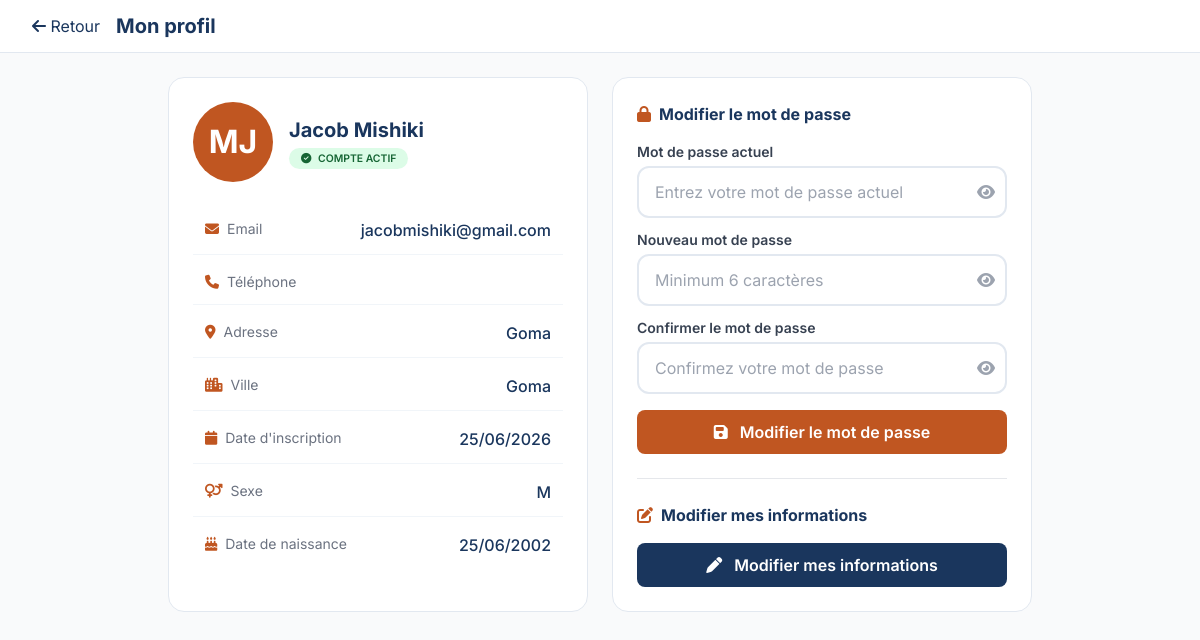
/Pages/Client/Profil/index.php (signed in), run on the app's committed database.
### tables this page shows
CREATE TABLE `client` (
  `idClient` int(11) NOT NULL,
  `nom` varchar(100) NOT NULL,
  `prenom` varchar(100) NOT NULL,
  `adresse` varchar(255) NOT NULL,
  `codePostal` varchar(20) DEFAULT NULL,
  `ville` varchar(100) DEFAULT NULL,
  `pays` varchar(50) DEFAULT 'Congo',
  `email` varchar(100) NOT NULL,
  `motDePasse` varchar(255) NOT NULL,
  `Telephone` varchar(20) NOT NULL,
  `Telephone2` varchar(20) DEFAULT NULL,
  `dateInscription` datetime DEFAULT current_timestamp(),
  `dateNaissance` date DEFAULT NULL,
  `sexe` enum('M','F','Autre') DEFAULT NULL,
  `numeroIdentite` varchar(50) DEFAULT NULL,
  `typeIdentite` varchar(50) DEFAULT NULL,
  `statut` enum('actif','inactif','suspendu') DEFAULT 'actif',
  `dateCreation` timestamp NOT NULL DEFAULT current_timestamp(),
  `dateModification` timestamp NOT NULL DEFAULT current_timestamp() ON UPDATE current_timestamp()
);

### Classes/Database.php (called while the page is built)
<?php
class Database {
    private static $instance = null;
    private $connection;
    private $host = 'localhost';
    private $dbname = 'gestion_compteurs';
    private $username = 'root';
    private $password = '';
    private function __construct() {
        try {
            $this->connection = new PDO(
                "mysql:host={$this->host};dbname={$this->dbname};charset=utf8",
                $this->username,
                $this->password,
                [
                    PDO::ATTR_ERRMODE => PDO::ERRMODE_EXCEPTION,
                    PDO::ATTR_DEFAULT_FETCH_MODE => PDO::FETCH_ASSOC,
                    PDO::ATTR_EMULATE_PREPARES => false
                ]
            );
        } catch (PDOException $e) {
            die("Erreur de connexion à la base de données: " . $e->getMessage());
        }
    }
    public static function getInstance() {
        if (self::$instance === null) {
            self::$instance = new self();
        }
        return self::$instance;
    }
    public function getConnection() {
        return $this->connection;
    }
}
?>

### Classes/Client.php (called while the page is built, shortened)
<?php
require_once __DIR__ . '/Database.php';
class Client {
    private $db;
    private $nom;
    private $prenom;
    private $adresse;
    private $ville;
    private $email;
    private $dateInscription;
    private $dateNaissance;
    private $sexe;
    public function __construct() {
        $this->db = Database::getInstance()->getConnection();
    }
    private function hydrate($data) {
        $this->nom = $data['nom'] ?? null;
        $this->prenom = $data['prenom'] ?? null;
        $this->adresse = $data['adresse'] ?? null;
        $this->ville = $data['ville'] ?? null;
        $this->email = $data['email'] ?? null;
        $this->dateInscription = $data['dateInscription'] ?? null;
        $this->dateNaissance = $data['dateNaissance'] ?? null;
        $this->sexe = $data['sexe'] ?? null;
    }
    public function isLoggedIn() {
        return isset($_SESSION['client_id']) && isset($_SESSION['logged_in']) && $_SESSION['logged_in'] === true;
    }
    public function getLoggedInUser() {
        try {
            $stmt = $this->db->prepare("SELECT * FROM Client WHERE idClient = ?");
            $stmt->execute([$_SESSION['client_id']]);
            $data = $stmt->fetch();
            if ($data) {
                return $this;
            }
            return null;
        } catch (PDOException $e) {
            return null;
        }
    }
    public function getNom() { return $this->nom; }
    public function getPrenom() { return $this->prenom; }
    public function getAdresse() { return $this->adresse; }
    public function getVille() { return $this->ville; }
    public function getEmail() { return $this->email; }
    public function getDateInscription() { return $this->dateInscription; }
    public function getDateNaissance() { return $this->dateNaissance; }
    public function getSexe() { return $this->sexe; }
}
?>

### Pages/Client/Profil/index.php (the view, shortened to what this page needs)
<?php
require_once __DIR__ . '/../../../Classes/Database.php';
require_once __DIR__ . '/../../../Classes/Client.php';
$client = new Client();
$user = $client->getLoggedInUser();
?>
<!DOCTYPE html>
<html lang="fr">
<head>
    <script src="https://cdn.tailwindcss.com"></script>
    <link rel="stylesheet" href="https://cdnjs.cloudflare.com/ajax/libs/font-awesome/6.5.1/css/all.min.css">
</head>
<body class="bg-gray-50">
<header class="topbar">
    <div class="flex items-center space-x-4">
        <a href="../dashboard.php" class="text-primary hover:text-secondary transition">
            <i class="fas fa-arrow-left"></i> Retour
        </a>
        <h1 class="text-xl font-bold text-primary">Mon profil</h1>
    </div>
</header>
<div class="max-w-4xl mx-auto px-4 py-6">
    <div class="grid md:grid-cols-2 gap-6">
        <div class="card-snel">
            <div class="flex items-center space-x-4 mb-6">
                <div class="avatar"><?= strtoupper(substr($user->getPrenom(), 0, 1) . substr($user->getNom(), 0, 1)) ?></div>
                <div>
                    <h2 class="text-xl font-bold text-primary"><?= htmlspecialchars($user->getNom() . ' ' . $user->getPrenom()) ?></h2>
                    <span class="status-badge status-actif"><i class="fas fa-check-circle mr-1"></i> Compte actif</span>
                </div>
            </div>
            <div class="space-y-1">
                <div class="info-item">
                    <span class="info-label"><i class="fas fa-envelope text-secondary mr-2"></i>Email</span>
                    <span class="info-value"><?= htmlspecialchars($user->getEmail()) ?></span>
                </div>
                <div class="info-item">
                    <span class="info-label"><i class="fas fa-phone text-secondary mr-2"></i>Téléphone</span>
                </div>
                <div class="info-item">
                    <span class="info-label"><i class="fas fa-map-marker-alt text-secondary mr-2"></i>Adresse</span>
                    <span class="info-value"><?= htmlspecialchars($user->getAdresse() ?: 'Non renseignée') ?></span>
                </div>
                <div class="info-item">
                    <span class="info-label"><i class="fas fa-city text-secondary mr-2"></i>Ville</span>
                    <span class="info-value"><?= htmlspecialchars($user->getVille() ?: 'Non renseignée') ?></span>
                </div>
                <div class="info-item">
                    <span class="info-label"><i class="fas fa-calendar text-secondary mr-2"></i>Date d'inscription</span>
                    <span class="info-value"><?= date('d/m/Y', strtotime($user->getDateInscription())) ?></span>
                </div>
                <div class="info-item">
                    <span class="info-label"><i class="fas fa-venus-mars text-secondary mr-2"></i>Sexe</span>
                    <span class="info-value"><?= $user->getSexe() ?: 'Non renseigné' ?></span>
                </div>
                <?php if ($user->getDateNaissance()): ?>
                <div class="info-item">
                    <span class="info-label"><i class="fas fa-birthday-cake text-secondary mr-2"></i>Date de naissance</span>
                    <span class="info-value"><?= date('d/m/Y', strtotime($user->getDateNaissance())) ?></span>
                </div>
                <?php endif; ?>
            </div>
        </div>
        <div class="card-snel">
            <h3 class="font-bold text-primary mb-4">
                <i class="fas fa-lock text-secondary mr-2"></i>Modifier le mot de passe
            </h3>
            <form method="POST" action="/api/client/changer_mot_de_passe.php">
                <div class="mb-3">
                    <label class="block text-sm font-semibold text-gray-700 mb-1">Mot de passe actuel</label>
                    <div class="relative">
                        <input type="password" name="old_password" class="input-field" placeholder="Entrez votre mot de passe actuel" required>
                        <button type="button" onclick="togglePassword(this)" class="absolute right-3 top-1/2 -translate-y-1/2 text-gray-400 hover:text-gray-600">
                            <i class="fas fa-eye"></i>
                        </button>
                    </div>
                </div>
                <div class="mb-3">
                    <label class="block text-sm font-semibold text-gray-700 mb-1">Nouveau mot de passe</label>
                    <div class="relative">
                        <input type="password" name="new_password" class="input-field" placeholder="Minimum 6 caractères" required>
                        <button type="button" onclick="togglePassword(this)" class="absolute right-3 top-1/2 -translate-y-1/2 text-gray-400 hover:text-gray-600">
                            <i class="fas fa-eye"></i>
                        </button>
                    </div>
                </div>
                <div class="mb-4">
                    <label class="block text-sm font-semibold text-gray-700 mb-1">Confirmer le mot de passe</label>
                    <div class="relative">
                        <input type="password" name="confirm_password" class="input-field" placeholder="Confirmez votre mot de passe" required>
                        <button type="button" onclick="togglePassword(this)" class="absolute right-3 top-1/2 -translate-y-1/2 text-gray-400 hover:text-gray-600">
                            <i class="fas fa-eye"></i>
                        </button>
                    </div>
                </div>
                <button type="submit" class="btn-secondary w-full py-2.5 rounded-lg font-semibold">
                    <i class="fas fa-save mr-2"></i> Modifier le mot de passe
                </button>
            </form>
            <hr class="my-6">
            <h3 class="font-bold text-primary mb-4">
                <i class="fas fa-edit text-secondary mr-2"></i>Modifier mes informations
            </h3>
            <a href="modifier.php" class="btn-primary w-full py-2.5 rounded-lg font-semibold text-center block">
                <i class="fas fa-pen mr-2"></i> Modifier mes informations
            </a>
        </div>
    </div>
</div>
</body>
</html>

### Pages/Client/Profil/index.php (style rules this page uses)
* { font-family: 'Inter', sans-serif; }
:root { --primary: #1a365d; --secondary: #c05621; --accent: #ecc94b; }
.text-primary { color: var(--primary); }
.text-secondary { color: var(--secondary); }
.btn-primary { background: var(--primary); color: white; transition: all 0.3s ease; }
.btn-secondary { background: var(--secondary); color: white; transition: all 0.3s ease; }
.status-badge { padding: 0.25rem 0.75rem; border-radius: 9999px; font-size: 0.65rem; font-weight: 600; text-transform: uppercase; }
.status-actif { background: #dcfce7; color: #166534; }
.input-field { width: 100%; padding: 0.75rem 1rem; border: 2px solid #e2e8f0; border-radius: 0.75rem; transition: all 0.3s ease; }
.card-snel { background: white; border-radius: 1rem; padding: 1.5rem; border: 1px solid #e2e8f0; }
.topbar { background: white; border-bottom: 1px solid #e2e8f0; padding: 0.75rem 2rem; position: sticky; top: 0; z-index: 50; }
.avatar { width: 80px; height: 80px; border-radius: 50%; background: var(--secondary); display: flex; align-items: center; justify-content: center; color: white; font-size: 2rem; font-weight: bold; }
.info-item { display: flex; justify-content: space-between; padding: 0.75rem; border-bottom: 1px solid #f1f5f9; }
.info-item:last-child { border-bottom: none; }
.info-label { font-size: 0.875rem; color: #6b7280; }
.info-value { font-weight: 500; color: #1a365d; }

### data on the page
client: prenom+nom "MJ", $user->getNom() . ' ' . $user->getPrenom() "Jacob Mishiki", email "jacobmishiki@gmail.com", adresse "Goma", ville "Goma", dateInscription "25/06/2026", sexe "M", dateNaissance "25/06/2002"
